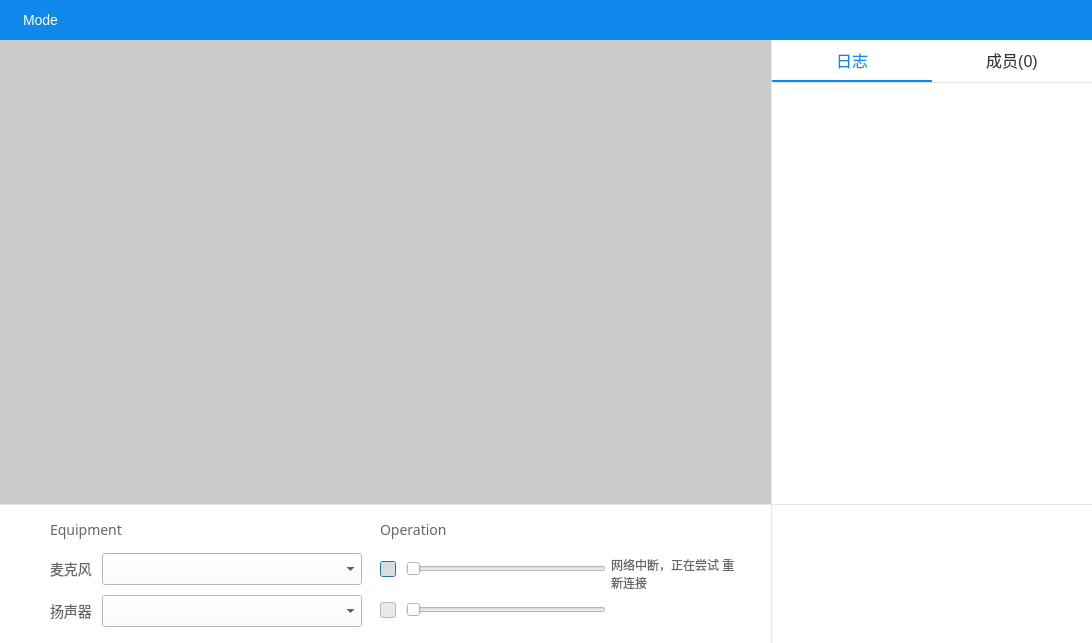
<?xml version="1.0" encoding="UTF-8"?>
<ui version="4.0">
 <class>ZegoAudioLiveDialog</class>
 <widget class="QDialog" name="ZegoAudioLiveDialog">
  <property name="geometry">
   <rect>
    <x>0</x>
    <y>0</y>
    <width>1092</width>
    <height>643</height>
   </rect>
  </property>
  <property name="minimumSize">
   <size>
    <width>0</width>
    <height>0</height>
   </size>
  </property>
  <property name="windowTitle">
   <string>ZegoAudioLive</string>
  </property>
  <property name="styleSheet">
   <string notr="true">background-color: #ffffff;</string>
  </property>
  <layout class="QVBoxLayout" name="verticalLayout_5">
   <property name="spacing">
    <number>0</number>
   </property>
   <property name="leftMargin">
    <number>0</number>
   </property>
   <property name="topMargin">
    <number>0</number>
   </property>
   <property name="rightMargin">
    <number>0</number>
   </property>
   <property name="bottomMargin">
    <number>0</number>
   </property>
   <item>
    <widget class="QWidget" name="m_zoneTitle" native="true">
     <property name="sizePolicy">
      <sizepolicy hsizetype="Preferred" vsizetype="Preferred">
       <horstretch>0</horstretch>
       <verstretch>0</verstretch>
      </sizepolicy>
     </property>
     <property name="minimumSize">
      <size>
       <width>0</width>
       <height>40</height>
      </size>
     </property>
     <property name="maximumSize">
      <size>
       <width>16777215</width>
       <height>40</height>
      </size>
     </property>
     <property name="styleSheet">
      <string notr="true">background-color: #0e88eb;</string>
     </property>
     <layout class="QHBoxLayout" name="horizontalLayout_3">
      <property name="spacing">
       <number>0</number>
      </property>
      <property name="leftMargin">
       <number>0</number>
      </property>
      <property name="topMargin">
       <number>0</number>
      </property>
      <property name="rightMargin">
       <number>0</number>
      </property>
      <property name="bottomMargin">
       <number>0</number>
      </property>
      <item>
       <widget class="QLabel" name="m_lbRoomName">
        <property name="styleSheet">
         <string notr="true">padding-left: 20px;
font-family: 微软雅黑;
font-size: 14px;
color: #ffffff;
border: none;</string>
        </property>
        <property name="text">
         <string>Mode</string>
        </property>
       </widget>
      </item>
      <item>
       <layout class="QHBoxLayout" name="horizontalLayout_9">
        <property name="spacing">
         <number>0</number>
        </property>
        <property name="leftMargin">
         <number>0</number>
        </property>
        <item>
         <widget class="ZegoImageButton" name="m_bMin">
          <property name="sizePolicy">
           <sizepolicy hsizetype="Fixed" vsizetype="Fixed">
            <horstretch>0</horstretch>
            <verstretch>0</verstretch>
           </sizepolicy>
          </property>
          <property name="minimumSize">
           <size>
            <width>30</width>
            <height>40</height>
           </size>
          </property>
          <property name="maximumSize">
           <size>
            <width>30</width>
            <height>40</height>
           </size>
          </property>
          <property name="focusPolicy">
           <enum>Qt::NoFocus</enum>
          </property>
          <property name="styleSheet">
           <string notr="true">QPushButton{
    border: 1px solid #0e88eb;
    background-color: #0e88eb;
}

QPushButton:hover{
    border: 1px solid #0d80de;
    background-color: #0d80de;
}

QPushButton:hover:pressed{
    border: 1px solid #0d79d1;
    background-color: #0d79d1;
}</string>
          </property>
          <property name="text">
           <string/>
          </property>
          <property name="icon">
           <iconset>
            <normaloff>:/Resources/images/min.png</normaloff>:/Resources/images/min.png</iconset>
          </property>
          <property name="flat">
           <bool>true</bool>
          </property>
         </widget>
        </item>
        <item>
         <widget class="ZegoImageButton" name="m_bMax">
          <property name="sizePolicy">
           <sizepolicy hsizetype="Fixed" vsizetype="Fixed">
            <horstretch>0</horstretch>
            <verstretch>0</verstretch>
           </sizepolicy>
          </property>
          <property name="minimumSize">
           <size>
            <width>30</width>
            <height>40</height>
           </size>
          </property>
          <property name="maximumSize">
           <size>
            <width>30</width>
            <height>40</height>
           </size>
          </property>
          <property name="focusPolicy">
           <enum>Qt::NoFocus</enum>
          </property>
          <property name="styleSheet">
           <string notr="true">QPushButton{
    border: 1px solid #0e88eb;
    background-color: #0e88eb;
}

QPushButton:hover{
    border: 1px solid #0d80de;
    background-color: #0d80de;
}

QPushButton:hover:pressed{
    border: 1px solid #0d79d1;
    background-color: #0d79d1;
}</string>
          </property>
          <property name="text">
           <string/>
          </property>
          <property name="icon">
           <iconset>
            <normaloff>:/Resources/images/max.png</normaloff>:/Resources/images/max.png</iconset>
          </property>
          <property name="checkable">
           <bool>true</bool>
          </property>
          <property name="flat">
           <bool>true</bool>
          </property>
         </widget>
        </item>
        <item>
         <widget class="ZegoImageButton" name="m_bClose">
          <property name="enabled">
           <bool>true</bool>
          </property>
          <property name="sizePolicy">
           <sizepolicy hsizetype="Fixed" vsizetype="Fixed">
            <horstretch>0</horstretch>
            <verstretch>0</verstretch>
           </sizepolicy>
          </property>
          <property name="minimumSize">
           <size>
            <width>30</width>
            <height>40</height>
           </size>
          </property>
          <property name="maximumSize">
           <size>
            <width>30</width>
            <height>40</height>
           </size>
          </property>
          <property name="focusPolicy">
           <enum>Qt::NoFocus</enum>
          </property>
          <property name="layoutDirection">
           <enum>Qt::LeftToRight</enum>
          </property>
          <property name="styleSheet">
           <string notr="true">QPushButton{
    border: 1px solid #0e88eb;
    background-color: #0e88eb;
}

QPushButton:hover{
    border: 1px solid #0d80de;
    background-color: #0d80de;
}

QPushButton:hover:pressed{
    border: 1px solid #0d79d1;
    background-color: #0d79d1;
}</string>
          </property>
          <property name="text">
           <string/>
          </property>
          <property name="icon">
           <iconset>
            <normaloff>:/Resources/images/close.png</normaloff>:/Resources/images/close.png</iconset>
          </property>
          <property name="flat">
           <bool>true</bool>
          </property>
         </widget>
        </item>
       </layout>
      </item>
     </layout>
    </widget>
   </item>
   <item>
    <layout class="QHBoxLayout" name="horizontalLayout">
     <property name="spacing">
      <number>0</number>
     </property>
     <item>
      <layout class="QVBoxLayout" name="verticalLayout">
       <property name="spacing">
        <number>0</number>
       </property>
       <item>
        <widget class="QWidget" name="m_zoneLiveView" native="true">
         <property name="enabled">
          <bool>true</bool>
         </property>
         <property name="sizePolicy">
          <sizepolicy hsizetype="Preferred" vsizetype="Preferred">
           <horstretch>0</horstretch>
           <verstretch>0</verstretch>
          </sizepolicy>
         </property>
         <property name="minimumSize">
          <size>
           <width>765</width>
           <height>460</height>
          </size>
         </property>
         <property name="maximumSize">
          <size>
           <width>16777215</width>
           <height>16777215</height>
          </size>
         </property>
         <property name="autoFillBackground">
          <bool>false</bool>
         </property>
         <property name="styleSheet">
          <string notr="true">background-color: #cccccc;
border: none;</string>
         </property>
         <layout class="QHBoxLayout" name="zoneLiveViewHorizontalLayout">
          <property name="spacing">
           <number>0</number>
          </property>
          <property name="leftMargin">
           <number>0</number>
          </property>
          <property name="topMargin">
           <number>0</number>
          </property>
          <property name="rightMargin">
           <number>0</number>
          </property>
          <property name="bottomMargin">
           <number>0</number>
          </property>
         </layout>
        </widget>
       </item>
       <item>
        <widget class="Line" name="line">
         <property name="minimumSize">
          <size>
           <width>0</width>
           <height>1</height>
          </size>
         </property>
         <property name="maximumSize">
          <size>
           <width>16777215</width>
           <height>1</height>
          </size>
         </property>
         <property name="styleSheet">
          <string notr="true">border: none;
background-color: #e6e6e6;</string>
         </property>
         <property name="orientation">
          <enum>Qt::Horizontal</enum>
         </property>
        </widget>
       </item>
       <item>
        <widget class="QWidget" name="m_zoneSettings" native="true">
         <property name="sizePolicy">
          <sizepolicy hsizetype="Expanding" vsizetype="Expanding">
           <horstretch>0</horstretch>
           <verstretch>0</verstretch>
          </sizepolicy>
         </property>
         <property name="minimumSize">
          <size>
           <width>0</width>
           <height>138</height>
          </size>
         </property>
         <property name="maximumSize">
          <size>
           <width>16777215</width>
           <height>138</height>
          </size>
         </property>
         <property name="styleSheet">
          <string notr="true">background-color: #ffffff;</string>
         </property>
         <layout class="QHBoxLayout" name="horizontalLayout_4">
          <property name="spacing">
           <number>0</number>
          </property>
          <property name="leftMargin">
           <number>0</number>
          </property>
          <property name="topMargin">
           <number>0</number>
          </property>
          <property name="rightMargin">
           <number>0</number>
          </property>
          <property name="bottomMargin">
           <number>0</number>
          </property>
          <item>
           <spacer name="horizontalSpacer_11">
            <property name="orientation">
             <enum>Qt::Horizontal</enum>
            </property>
            <property name="sizeType">
             <enum>QSizePolicy::Fixed</enum>
            </property>
            <property name="sizeHint" stdset="0">
             <size>
              <width>50</width>
              <height>20</height>
             </size>
            </property>
           </spacer>
          </item>
          <item>
           <layout class="QVBoxLayout" name="verticalLayout_2">
            <property name="spacing">
             <number>0</number>
            </property>
            <item>
             <spacer name="verticalSpacer_10">
              <property name="orientation">
               <enum>Qt::Vertical</enum>
              </property>
              <property name="sizeType">
               <enum>QSizePolicy::Fixed</enum>
              </property>
              <property name="sizeHint" stdset="0">
               <size>
                <width>20</width>
                <height>16</height>
               </size>
              </property>
             </spacer>
            </item>
            <item>
             <widget class="QLabel" name="m_lbEquipment_2">
              <property name="minimumSize">
               <size>
                <width>18</width>
                <height>0</height>
               </size>
              </property>
              <property name="maximumSize">
               <size>
                <width>16777215</width>
                <height>18</height>
               </size>
              </property>
              <property name="font">
               <font>
                <family>微软雅黑</family>
                <pointsize>-1</pointsize>
               </font>
              </property>
              <property name="styleSheet">
               <string notr="true">font-family: 微软雅黑;
font-size: 14px;
color: #666666;</string>
              </property>
              <property name="text">
               <string>Equipment</string>
              </property>
             </widget>
            </item>
            <item>
             <spacer name="verticalSpacer_11">
              <property name="orientation">
               <enum>Qt::Vertical</enum>
              </property>
              <property name="sizeType">
               <enum>QSizePolicy::Fixed</enum>
              </property>
              <property name="sizeHint" stdset="0">
               <size>
                <width>20</width>
                <height>14</height>
               </size>
              </property>
             </spacer>
            </item>
            <item>
             <layout class="QFormLayout" name="formLayout">
              <property name="horizontalSpacing">
               <number>10</number>
              </property>
              <property name="verticalSpacing">
               <number>10</number>
              </property>
              <item row="0" column="0">
               <widget class="QLabel" name="m_lbMircoPhone">
                <property name="styleSheet">
                 <string notr="true">QLabel:!enabled{
    font-family: 微软雅黑;
    font-size: 14px;
    color: #cccccc;
 }
 
QLabel:enabled{
    font-family: 微软雅黑;
    font-size: 14px;
    color: #666666;
 }</string>
                </property>
                <property name="text">
                 <string>麦克风</string>
                </property>
               </widget>
              </item>
              <item row="0" column="1">
               <widget class="ZegoComboBox" name="m_cbMicroPhone">
                <property name="minimumSize">
                 <size>
                  <width>260</width>
                  <height>32</height>
                 </size>
                </property>
                <property name="maximumSize">
                 <size>
                  <width>260</width>
                  <height>32</height>
                 </size>
                </property>
                <property name="frame">
                 <bool>true</bool>
                </property>
               </widget>
              </item>
              <item row="1" column="0">
               <widget class="QLabel" name="m_lbSpeaker">
                <property name="styleSheet">
                 <string notr="true">QLabel:!enabled{
    font-family: 微软雅黑;
    font-size: 14px;
    color: #cccccc;
 }
 
QLabel:enabled{
    font-family: 微软雅黑;
    font-size: 14px;
    color: #666666;
 }</string>
                </property>
                <property name="text">
                 <string>扬声器</string>
                </property>
               </widget>
              </item>
              <item row="1" column="1">
               <widget class="ZegoComboBox" name="m_cbSpeaker">
                <property name="minimumSize">
                 <size>
                  <width>260</width>
                  <height>32</height>
                 </size>
                </property>
                <property name="maximumSize">
                 <size>
                  <width>260</width>
                  <height>32</height>
                 </size>
                </property>
                <property name="frame">
                 <bool>true</bool>
                </property>
               </widget>
              </item>
             </layout>
            </item>
            <item>
             <spacer name="verticalSpacer">
              <property name="orientation">
               <enum>Qt::Vertical</enum>
              </property>
              <property name="sizeHint" stdset="0">
               <size>
                <width>20</width>
                <height>40</height>
               </size>
              </property>
             </spacer>
            </item>
           </layout>
          </item>
          <item>
           <spacer name="horizontalSpacer_12">
            <property name="orientation">
             <enum>Qt::Horizontal</enum>
            </property>
            <property name="sizeType">
             <enum>QSizePolicy::Maximum</enum>
            </property>
            <property name="sizeHint" stdset="0">
             <size>
              <width>30</width>
              <height>20</height>
             </size>
            </property>
           </spacer>
          </item>
          <item>
           <layout class="QVBoxLayout" name="verticalLayout_3">
            <property name="spacing">
             <number>0</number>
            </property>
            <item>
             <spacer name="verticalSpacer_12">
              <property name="orientation">
               <enum>Qt::Vertical</enum>
              </property>
              <property name="sizeType">
               <enum>QSizePolicy::Fixed</enum>
              </property>
              <property name="sizeHint" stdset="0">
               <size>
                <width>20</width>
                <height>16</height>
               </size>
              </property>
             </spacer>
            </item>
            <item>
             <widget class="QLabel" name="m_lbOperation_2">
              <property name="minimumSize">
               <size>
                <width>0</width>
                <height>18</height>
               </size>
              </property>
              <property name="maximumSize">
               <size>
                <width>16777215</width>
                <height>18</height>
               </size>
              </property>
              <property name="font">
               <font>
                <family>微软雅黑</family>
                <pointsize>-1</pointsize>
               </font>
              </property>
              <property name="styleSheet">
               <string notr="true">font-family: 微软雅黑;
font-size: 14px;
color: #666666;</string>
              </property>
              <property name="text">
               <string>Operation</string>
              </property>
             </widget>
            </item>
            <item>
             <spacer name="verticalSpacer_13">
              <property name="orientation">
               <enum>Qt::Vertical</enum>
              </property>
              <property name="sizeType">
               <enum>QSizePolicy::Fixed</enum>
              </property>
              <property name="sizeHint" stdset="0">
               <size>
                <width>20</width>
                <height>14</height>
               </size>
              </property>
             </spacer>
            </item>
            <item>
             <layout class="QFormLayout" name="formLayout_2">
              <property name="formAlignment">
               <set>Qt::AlignLeading|Qt::AlignLeft|Qt::AlignVCenter</set>
              </property>
              <property name="horizontalSpacing">
               <number>10</number>
              </property>
              <property name="verticalSpacing">
               <number>25</number>
              </property>
              <property name="topMargin">
               <number>8</number>
              </property>
              <item row="1" column="1">
               <widget class="ZegoSlider" name="m_sliderSpeaker">
                <property name="minimumSize">
                 <size>
                  <width>200</width>
                  <height>0</height>
                 </size>
                </property>
                <property name="maximumSize">
                 <size>
                  <width>200</width>
                  <height>16777215</height>
                 </size>
                </property>
                <property name="maximum">
                 <number>100</number>
                </property>
                <property name="singleStep">
                 <number>0</number>
                </property>
                <property name="orientation">
                 <enum>Qt::Horizontal</enum>
                </property>
               </widget>
              </item>
              <item row="0" column="1">
               <widget class="ZegoSlider" name="m_sliderMic">
                <property name="minimumSize">
                 <size>
                  <width>200</width>
                  <height>0</height>
                 </size>
                </property>
                <property name="maximumSize">
                 <size>
                  <width>200</width>
                  <height>16777215</height>
                 </size>
                </property>
                <property name="maximum">
                 <number>100</number>
                </property>
                <property name="singleStep">
                 <number>0</number>
                </property>
                <property name="orientation">
                 <enum>Qt::Horizontal</enum>
                </property>
               </widget>
              </item>
              <item row="0" column="0">
               <widget class="ZegoSwitchButton" name="m_switchMic">
                <property name="minimumSize">
                 <size>
                  <width>16</width>
                  <height>16</height>
                 </size>
                </property>
                <property name="maximumSize">
                 <size>
                  <width>16</width>
                  <height>16</height>
                 </size>
                </property>
                <property name="cursor">
                 <cursorShape>PointingHandCursor</cursorShape>
                </property>
                <property name="text">
                 <string/>
                </property>
                <property name="checkable">
                 <bool>true</bool>
                </property>
                <property name="checked">
                 <bool>true</bool>
                </property>
               </widget>
              </item>
              <item row="1" column="0">
               <widget class="ZegoSwitchButton" name="m_switchSpeaker">
                <property name="minimumSize">
                 <size>
                  <width>16</width>
                  <height>16</height>
                 </size>
                </property>
                <property name="maximumSize">
                 <size>
                  <width>16</width>
                  <height>16</height>
                 </size>
                </property>
                <property name="cursor">
                 <cursorShape>PointingHandCursor</cursorShape>
                </property>
                <property name="text">
                 <string/>
                </property>
                <property name="checkable">
                 <bool>true</bool>
                </property>
                <property name="checked">
                 <bool>true</bool>
                </property>
               </widget>
              </item>
             </layout>
            </item>
            <item>
             <spacer name="verticalSpacer_2">
              <property name="orientation">
               <enum>Qt::Vertical</enum>
              </property>
              <property name="sizeHint" stdset="0">
               <size>
                <width>20</width>
                <height>40</height>
               </size>
              </property>
             </spacer>
            </item>
           </layout>
          </item>
          <item>
           <spacer name="horizontalSpacer">
            <property name="orientation">
             <enum>Qt::Horizontal</enum>
            </property>
            <property name="sizeHint" stdset="0">
             <size>
              <width>16</width>
              <height>17</height>
             </size>
            </property>
           </spacer>
          </item>
          <item>
           <layout class="QHBoxLayout" name="horizontalLayout_2">
            <property name="spacing">
             <number>0</number>
            </property>
            <item>
             <widget class="QLabel" name="m_lbRetryPublish">
              <property name="styleSheet">
               <string notr="true">QLabel:!enabled{
    font-family: 微软雅黑;
    font-size: 12px;
    color: #cccccc;
 }
 
QLabel:enabled{
    font-family: 微软雅黑;
    font-size: 12px;
    color: #666666;
 }</string>
              </property>
              <property name="text">
               <string>网络中断，正在尝试 重新连接</string>
              </property>
              <property name="wordWrap">
               <bool>true</bool>
              </property>
             </widget>
            </item>
            <item>
             <spacer name="horizontalSpacer_2">
              <property name="orientation">
               <enum>Qt::Horizontal</enum>
              </property>
              <property name="sizeType">
               <enum>QSizePolicy::Fixed</enum>
              </property>
              <property name="sizeHint" stdset="0">
               <size>
                <width>10</width>
                <height>20</height>
               </size>
              </property>
             </spacer>
            </item>
            <item>
             <widget class="ZegoProgressIndicator" name="m_ProgRetryPublish" native="true">
              <property name="minimumSize">
               <size>
                <width>20</width>
                <height>20</height>
               </size>
              </property>
              <property name="maximumSize">
               <size>
                <width>20</width>
                <height>20</height>
               </size>
              </property>
             </widget>
            </item>
           </layout>
          </item>
          <item>
           <spacer name="horizontalSpacer_17">
            <property name="orientation">
             <enum>Qt::Horizontal</enum>
            </property>
            <property name="sizeType">
             <enum>QSizePolicy::Expanding</enum>
            </property>
            <property name="sizeHint" stdset="0">
             <size>
              <width>17</width>
              <height>17</height>
             </size>
            </property>
           </spacer>
          </item>
         </layout>
        </widget>
       </item>
      </layout>
     </item>
     <item>
      <widget class="Line" name="m_lineBetweenViewAndList">
       <property name="minimumSize">
        <size>
         <width>1</width>
         <height>0</height>
        </size>
       </property>
       <property name="maximumSize">
        <size>
         <width>1</width>
         <height>16777215</height>
        </size>
       </property>
       <property name="styleSheet">
        <string notr="true">border: none;
background-color: #e6e6e6;</string>
       </property>
       <property name="orientation">
        <enum>Qt::Vertical</enum>
       </property>
      </widget>
     </item>
     <item>
      <layout class="QVBoxLayout" name="verticalLayout_4">
       <property name="spacing">
        <number>0</number>
       </property>
       <item>
        <widget class="QWidget" name="m_zoneCommonAndUserList" native="true">
         <property name="sizePolicy">
          <sizepolicy hsizetype="Minimum" vsizetype="Minimum">
           <horstretch>0</horstretch>
           <verstretch>0</verstretch>
          </sizepolicy>
         </property>
         <property name="minimumSize">
          <size>
           <width>320</width>
           <height>0</height>
          </size>
         </property>
         <property name="maximumSize">
          <size>
           <width>320</width>
           <height>16777215</height>
          </size>
         </property>
         <property name="styleSheet">
          <string notr="true">background-color: #ffffff;</string>
         </property>
         <layout class="QVBoxLayout" name="verticalLayout_15">
          <property name="spacing">
           <number>0</number>
          </property>
          <property name="leftMargin">
           <number>0</number>
          </property>
          <property name="topMargin">
           <number>0</number>
          </property>
          <property name="rightMargin">
           <number>0</number>
          </property>
          <property name="bottomMargin">
           <number>0</number>
          </property>
          <item>
           <widget class="QTabWidget" name="m_tabCommonAndUserList">
            <property name="styleSheet">
             <string notr="true">QTabWidget::pane{
	border: none;
}

QTabWidget::tab-bar{
    left: 0px;
}

QTabBar::tab{
    width: 160px;
    height: 40px;
    margin: 0 0 0 0;
	font-family: 微软雅黑;
	font-size: 16px;
	color: #333333;
	background-color: #ffffff;
}

QTabBar::tab:selected{
	width: 160px;
	height: 40px;
	font-family: 微软雅黑;
	font-size: 16px;
	color: #0e88eb;
	background-color: #ffffff;
}</string>
            </property>
            <property name="currentIndex">
             <number>0</number>
            </property>
            <widget class="QWidget" name="m_tabContact">
             <attribute name="title">
              <string>日志</string>
             </attribute>
             <layout class="QVBoxLayout" name="verticalLayout_16">
              <property name="spacing">
               <number>0</number>
              </property>
              <property name="leftMargin">
               <number>0</number>
              </property>
              <property name="topMargin">
               <number>0</number>
              </property>
              <property name="rightMargin">
               <number>0</number>
              </property>
              <property name="bottomMargin">
               <number>0</number>
              </property>
              <item>
               <widget class="Line" name="m_lineContact">
                <property name="minimumSize">
                 <size>
                  <width>0</width>
                  <height>2</height>
                 </size>
                </property>
                <property name="maximumSize">
                 <size>
                  <width>16777215</width>
                  <height>2</height>
                 </size>
                </property>
                <property name="styleSheet">
                 <string notr="true">border: none;
background-color: #0e88eb;
margin-right: 160px;</string>
                </property>
                <property name="orientation">
                 <enum>Qt::Horizontal</enum>
                </property>
               </widget>
              </item>
              <item>
               <widget class="Line" name="m_lineLongContact">
                <property name="minimumSize">
                 <size>
                  <width>0</width>
                  <height>1</height>
                 </size>
                </property>
                <property name="maximumSize">
                 <size>
                  <width>16777215</width>
                  <height>1</height>
                 </size>
                </property>
                <property name="styleSheet">
                 <string notr="true">border: none;
background-color: #e6e6e6;</string>
                </property>
                <property name="orientation">
                 <enum>Qt::Horizontal</enum>
                </property>
               </widget>
              </item>
              <item>
               <widget class="QTableView" name="m_listLog">
                <property name="styleSheet">
                 <string notr="true">QTableView{
font-family: 微软雅黑;
font-size: 14px;
color: #666666;
padding-top: 5px;
padding-left: 14px;
}

QTableView::item{
    border: none;
    padding-top: 10px;
}

QScrollBar:vertical {                 
    background:transparent;  
    width:9px;  
    margin: 0px 0px 2px 0px;  
}  
  
QScrollBar::handle:vertical {  
    background: rgb(195, 195, 195);  
    min-height: 20px;  
    border-radius: 3px;  
}  
  
QScrollBar::handle:vertical:hover{  
    background:rgba(0,0,0,30%);  
}  
  
QScrollBar::add-line:vertical {  
    height: 0px;  
    subcontrol-position: bottom;  
    subcontrol-origin: margin;  
}  
  
QScrollBar::sub-line:vertical {  
    height: 0px;  
    subcontrol-position: top;  
    subcontrol-origin: margin;  
}</string>
                </property>
                <property name="frameShape">
                 <enum>QFrame::NoFrame</enum>
                </property>
                <property name="showGrid">
                 <bool>false</bool>
                </property>
               </widget>
              </item>
             </layout>
            </widget>
            <widget class="QWidget" name="m_tabMember">
             <attribute name="title">
              <string>成员(0)</string>
             </attribute>
             <layout class="QVBoxLayout" name="verticalLayout_17">
              <property name="spacing">
               <number>0</number>
              </property>
              <property name="leftMargin">
               <number>0</number>
              </property>
              <property name="topMargin">
               <number>0</number>
              </property>
              <property name="rightMargin">
               <number>0</number>
              </property>
              <property name="bottomMargin">
               <number>0</number>
              </property>
              <item>
               <widget class="Line" name="m_lineMember">
                <property name="minimumSize">
                 <size>
                  <width>0</width>
                  <height>2</height>
                 </size>
                </property>
                <property name="maximumSize">
                 <size>
                  <width>16777215</width>
                  <height>2</height>
                 </size>
                </property>
                <property name="styleSheet">
                 <string notr="true">border: none;
background-color: #0e88eb;
margin-left: 160px;</string>
                </property>
                <property name="orientation">
                 <enum>Qt::Horizontal</enum>
                </property>
               </widget>
              </item>
              <item>
               <widget class="Line" name="m_lineLongMember">
                <property name="minimumSize">
                 <size>
                  <width>0</width>
                  <height>1</height>
                 </size>
                </property>
                <property name="maximumSize">
                 <size>
                  <width>16777215</width>
                  <height>1</height>
                 </size>
                </property>
                <property name="styleSheet">
                 <string notr="true">border: none;
background-color: #e6e6e6;</string>
                </property>
                <property name="orientation">
                 <enum>Qt::Horizontal</enum>
                </property>
               </widget>
              </item>
              <item>
               <widget class="QListView" name="m_listMember">
                <property name="styleSheet">
                 <string notr="true">QListView{
font-family: 微软雅黑;
font-size: 14px;
color: #666666;
padding-left: 14px;
border: none;
padding-top: 5px;
}

QListView::item{
    width: 290px;
    min-height: 8px;
    margin-top: 10px;
}

QScrollBar:vertical {                 
    background:transparent;  
    width:9px;  
    margin: 0px 0px 2px 0px;  
}  
  
QScrollBar::handle:vertical {  
    background: rgb(195, 195, 195);  
    min-height: 20px;  
    border-radius: 3px;  
}  
  
QScrollBar::handle:vertical:hover{  
    background:rgba(0,0,0,30%);  
}  
  
QScrollBar::add-line:vertical {  
    height: 0px;  
    subcontrol-position: bottom;  
    subcontrol-origin: margin;  
}  
  
QScrollBar::sub-line:vertical {  
    height: 0px;  
    subcontrol-position: top;  
    subcontrol-origin: margin;  
}</string>
                </property>
                <property name="selectionMode">
                 <enum>QAbstractItemView::NoSelection</enum>
                </property>
                <property name="spacing">
                 <number>0</number>
                </property>
               </widget>
              </item>
             </layout>
            </widget>
           </widget>
          </item>
         </layout>
        </widget>
       </item>
       <item>
        <widget class="Line" name="line_2">
         <property name="minimumSize">
          <size>
           <width>0</width>
           <height>1</height>
          </size>
         </property>
         <property name="maximumSize">
          <size>
           <width>16777215</width>
           <height>1</height>
          </size>
         </property>
         <property name="styleSheet">
          <string notr="true">border: none;
background-color: #e6e6e6;</string>
         </property>
         <property name="orientation">
          <enum>Qt::Horizontal</enum>
         </property>
        </widget>
       </item>
       <item>
        <widget class="QWidget" name="m_zoneInput" native="true">
         <property name="sizePolicy">
          <sizepolicy hsizetype="Minimum" vsizetype="Minimum">
           <horstretch>0</horstretch>
           <verstretch>0</verstretch>
          </sizepolicy>
         </property>
         <property name="minimumSize">
          <size>
           <width>320</width>
           <height>138</height>
          </size>
         </property>
         <property name="maximumSize">
          <size>
           <width>320</width>
           <height>138</height>
          </size>
         </property>
         <property name="styleSheet">
          <string notr="true">background-color: #ffffff;</string>
         </property>
         <layout class="QVBoxLayout" name="verticalLayout_13">
          <property name="spacing">
           <number>0</number>
          </property>
          <property name="leftMargin">
           <number>0</number>
          </property>
          <property name="topMargin">
           <number>0</number>
          </property>
          <property name="rightMargin">
           <number>0</number>
          </property>
          <property name="bottomMargin">
           <number>0</number>
          </property>
          <item>
           <layout class="QVBoxLayout" name="verticalLayout_14">
            <property name="spacing">
             <number>0</number>
            </property>
            <item>
             <widget class="QTextEdit" name="m_edInput">
              <property name="styleSheet">
               <string notr="true">QTextEdit{
    font-family: 微软雅黑;
    font-size: 14px;
    padding-left: 10px;
    color: #333333;
}

QScrollBar:vertical{
    border:0px solid grey;
    width: 10px;
}

QScrollBar::handle:vertical{
     background-color: #dbdbdb;
     border-radius: 5px;
     min-height: 20px;
     
}

QScrollBar::handle:vertical:hover{
     background-color: #d0d0d0;
}</string>
              </property>
              <property name="frameShape">
               <enum>QFrame::NoFrame</enum>
              </property>
             </widget>
            </item>
            <item>
             <spacer name="verticalSpacer_17">
              <property name="orientation">
               <enum>Qt::Vertical</enum>
              </property>
              <property name="sizeType">
               <enum>QSizePolicy::Fixed</enum>
              </property>
              <property name="sizeHint" stdset="0">
               <size>
                <width>20</width>
                <height>10</height>
               </size>
              </property>
             </spacer>
            </item>
            <item>
             <layout class="QHBoxLayout" name="horizontalLayout_14">
              <property name="spacing">
               <number>0</number>
              </property>
              <item>
               <spacer name="horizontalSpacer_18">
                <property name="orientation">
                 <enum>Qt::Horizontal</enum>
                </property>
                <property name="sizeType">
                 <enum>QSizePolicy::Expanding</enum>
                </property>
                <property name="sizeHint" stdset="0">
                 <size>
                  <width>40</width>
                  <height>20</height>
                 </size>
                </property>
               </spacer>
              </item>
             </layout>
            </item>
            <item>
             <spacer name="verticalSpacer_18">
              <property name="orientation">
               <enum>Qt::Vertical</enum>
              </property>
              <property name="sizeType">
               <enum>QSizePolicy::Fixed</enum>
              </property>
              <property name="sizeHint" stdset="0">
               <size>
                <width>20</width>
                <height>10</height>
               </size>
              </property>
             </spacer>
            </item>
           </layout>
          </item>
         </layout>
        </widget>
       </item>
      </layout>
     </item>
    </layout>
   </item>
  </layout>
 </widget>
 <customwidgets>
  <customwidget>
   <class>ZegoImageButton</class>
   <extends>QPushButton</extends>
   <header location="global">ZegoImageButton.h</header>
  </customwidget>
  <customwidget>
   <class>ZegoSwitchButton</class>
   <extends>QPushButton</extends>
   <header location="global">ZegoSwitchButton.h</header>
  </customwidget>
  <customwidget>
   <class>ZegoSlider</class>
   <extends>QSlider</extends>
   <header location="global">ZegoSlider.h</header>
  </customwidget>
  <customwidget>
   <class>ZegoComboBox</class>
   <extends>QComboBox</extends>
   <header location="global">ZegoComboBox.h</header>
  </customwidget>
  <customwidget>
   <class>ZegoProgressIndicator</class>
   <extends>QWidget</extends>
   <header location="global">ZegoProgressIndicator.h</header>
   <container>1</container>
  </customwidget>
 </customwidgets>
 <resources>
  <include location="../../ZegoLiveDemo5/ZegoLiveDemo/style.qrc"/>
 </resources>
 <connections/>
</ui>
